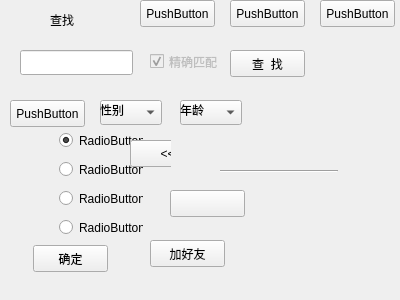
<?xml version="1.0" encoding="UTF-8"?>
<ui version="4.0">
 <class>addwindow</class>
 <widget class="QWidget" name="addwindow">
  <property name="geometry">
   <rect>
    <x>0</x>
    <y>0</y>
    <width>400</width>
    <height>300</height>
   </rect>
  </property>
  <property name="windowTitle">
   <string>Form</string>
  </property>
  <widget class="QLabel" name="logo">
   <property name="geometry">
    <rect>
     <x>10</x>
     <y>10</y>
     <width>47</width>
     <height>19</height>
    </rect>
   </property>
   <property name="text">
    <string/>
   </property>
  </widget>
  <widget class="QLabel" name="searchlabel">
   <property name="geometry">
    <rect>
     <x>50</x>
     <y>10</y>
     <width>47</width>
     <height>19</height>
    </rect>
   </property>
   <property name="text">
    <string>查找</string>
   </property>
  </widget>
  <widget class="QLineEdit" name="searcedit">
   <property name="geometry">
    <rect>
     <x>20</x>
     <y>50</y>
     <width>113</width>
     <height>25</height>
    </rect>
   </property>
  </widget>
  <widget class="QPushButton" name="searcbtn">
   <property name="geometry">
    <rect>
     <x>230</x>
     <y>50</y>
     <width>75</width>
     <height>27</height>
    </rect>
   </property>
   <property name="text">
    <string>查  找</string>
   </property>
  </widget>
  <widget class="QPushButton" name="locatedbtn">
   <property name="geometry">
    <rect>
     <x>10</x>
     <y>100</y>
     <width>75</width>
     <height>27</height>
    </rect>
   </property>
   <property name="text">
    <string>PushButton</string>
   </property>
  </widget>
  <widget class="QComboBox" name="sex">
   <property name="geometry">
    <rect>
     <x>100</x>
     <y>100</y>
     <width>62</width>
     <height>25</height>
    </rect>
   </property>
   <property name="toolTip">
    <string>年龄</string>
   </property>
  </widget>
  <widget class="QComboBox" name="age">
   <property name="geometry">
    <rect>
     <x>180</x>
     <y>100</y>
     <width>62</width>
     <height>25</height>
    </rect>
   </property>
  </widget>
  <widget class="QPushButton" name="closebtn">
   <property name="geometry">
    <rect>
     <x>320</x>
     <y>0</y>
     <width>75</width>
     <height>27</height>
    </rect>
   </property>
   <property name="text">
    <string>PushButton</string>
   </property>
  </widget>
  <widget class="QPushButton" name="hidebtn">
   <property name="geometry">
    <rect>
     <x>230</x>
     <y>0</y>
     <width>75</width>
     <height>27</height>
    </rect>
   </property>
   <property name="text">
    <string>PushButton</string>
   </property>
  </widget>
  <widget class="QLabel" name="sexlabel">
   <property name="geometry">
    <rect>
     <x>100</x>
     <y>100</y>
     <width>47</width>
     <height>19</height>
    </rect>
   </property>
   <property name="text">
    <string>性别</string>
   </property>
  </widget>
  <widget class="QLabel" name="agelabel">
   <property name="geometry">
    <rect>
     <x>180</x>
     <y>100</y>
     <width>47</width>
     <height>19</height>
    </rect>
   </property>
   <property name="text">
    <string>年龄</string>
   </property>
  </widget>
  <widget class="QPushButton" name="hidedetailbtn">
   <property name="geometry">
    <rect>
     <x>140</x>
     <y>0</y>
     <width>75</width>
     <height>27</height>
    </rect>
   </property>
   <property name="text">
    <string>PushButton</string>
   </property>
  </widget>
  <widget class="QCheckBox" name="Exact_btn">
   <property name="enabled">
    <bool>false</bool>
   </property>
   <property name="geometry">
    <rect>
     <x>150</x>
     <y>50</y>
     <width>71</width>
     <height>23</height>
    </rect>
   </property>
   <property name="text">
    <string>精确匹配</string>
   </property>
   <property name="checkable">
    <bool>true</bool>
   </property>
   <property name="checked">
    <bool>true</bool>
   </property>
  </widget>
  <widget class="QLabel" name="bgimage">
   <property name="geometry">
    <rect>
     <x>260</x>
     <y>130</y>
     <width>121</width>
     <height>81</height>
    </rect>
   </property>
   <property name="text">
    <string/>
   </property>
  </widget>
  <widget class="QLabel" name="namelabel">
   <property name="geometry">
    <rect>
     <x>260</x>
     <y>140</y>
     <width>101</width>
     <height>81</height>
    </rect>
   </property>
   <property name="text">
    <string/>
   </property>
  </widget>
  <widget class="QLabel" name="signlabel">
   <property name="geometry">
    <rect>
     <x>240</x>
     <y>220</y>
     <width>47</width>
     <height>19</height>
    </rect>
   </property>
   <property name="text">
    <string/>
   </property>
  </widget>
  <widget class="QPushButton" name="facebtn">
   <property name="geometry">
    <rect>
     <x>170</x>
     <y>190</y>
     <width>75</width>
     <height>27</height>
    </rect>
   </property>
   <property name="text">
    <string/>
   </property>
  </widget>
  <widget class="QPushButton" name="addbtn">
   <property name="geometry">
    <rect>
     <x>150</x>
     <y>240</y>
     <width>75</width>
     <height>27</height>
    </rect>
   </property>
   <property name="cursor">
    <cursorShape>PointingHandCursor</cursorShape>
   </property>
   <property name="text">
    <string>加好友</string>
   </property>
  </widget>
  <widget class="Line" name="line">
   <property name="geometry">
    <rect>
     <x>220</x>
     <y>170</y>
     <width>118</width>
     <height>3</height>
    </rect>
   </property>
   <property name="orientation">
    <enum>Qt::Horizontal</enum>
   </property>
  </widget>
  <widget class="QWidget" name="groupch" native="true">
   <property name="geometry">
    <rect>
     <x>30</x>
     <y>120</y>
     <width>141</width>
     <height>161</height>
    </rect>
   </property>
   <widget class="QRadioButton" name="group1btn">
    <property name="geometry">
     <rect>
      <x>29</x>
      <y>9</y>
      <width>84</width>
      <height>23</height>
     </rect>
    </property>
    <property name="cursor">
     <cursorShape>PointingHandCursor</cursorShape>
    </property>
    <property name="text">
     <string>RadioButton</string>
    </property>
    <property name="checked">
     <bool>true</bool>
    </property>
   </widget>
   <widget class="QRadioButton" name="group3btn">
    <property name="geometry">
     <rect>
      <x>29</x>
      <y>67</y>
      <width>84</width>
      <height>23</height>
     </rect>
    </property>
    <property name="cursor">
     <cursorShape>PointingHandCursor</cursorShape>
    </property>
    <property name="text">
     <string>RadioButton</string>
    </property>
   </widget>
   <widget class="QRadioButton" name="group4btn">
    <property name="geometry">
     <rect>
      <x>29</x>
      <y>96</y>
      <width>84</width>
      <height>23</height>
     </rect>
    </property>
    <property name="cursor">
     <cursorShape>PointingHandCursor</cursorShape>
    </property>
    <property name="text">
     <string>RadioButton</string>
    </property>
   </widget>
   <widget class="QPushButton" name="okbtn">
    <property name="geometry">
     <rect>
      <x>3</x>
      <y>125</y>
      <width>75</width>
      <height>27</height>
     </rect>
    </property>
    <property name="cursor">
     <cursorShape>PointingHandCursor</cursorShape>
    </property>
    <property name="text">
     <string>确定</string>
    </property>
   </widget>
   <widget class="QRadioButton" name="group2btn">
    <property name="geometry">
     <rect>
      <x>29</x>
      <y>38</y>
      <width>84</width>
      <height>23</height>
     </rect>
    </property>
    <property name="cursor">
     <cursorShape>PointingHandCursor</cursorShape>
    </property>
    <property name="text">
     <string>RadioButton</string>
    </property>
   </widget>
   <widget class="QLabel" name="status">
    <property name="geometry">
     <rect>
      <x>20</x>
      <y>60</y>
      <width>47</width>
      <height>19</height>
     </rect>
    </property>
    <property name="text">
     <string/>
    </property>
   </widget>
   <widget class="QPushButton" name="backbtn">
    <property name="geometry">
     <rect>
      <x>100</x>
      <y>20</y>
      <width>75</width>
      <height>27</height>
     </rect>
    </property>
    <property name="text">
     <string>&lt;&lt;</string>
    </property>
   </widget>
  </widget>
  <widget class="QLabel" name="mask">
   <property name="geometry">
    <rect>
     <x>310</x>
     <y>260</y>
     <width>47</width>
     <height>19</height>
    </rect>
   </property>
   <property name="text">
    <string/>
   </property>
  </widget>
  <zorder>bgimage</zorder>
  <zorder>logo</zorder>
  <zorder>searchlabel</zorder>
  <zorder>searcedit</zorder>
  <zorder>searcbtn</zorder>
  <zorder>locatedbtn</zorder>
  <zorder>sex</zorder>
  <zorder>age</zorder>
  <zorder>closebtn</zorder>
  <zorder>hidebtn</zorder>
  <zorder>sexlabel</zorder>
  <zorder>agelabel</zorder>
  <zorder>hidedetailbtn</zorder>
  <zorder>Exact_btn</zorder>
  <zorder>namelabel</zorder>
  <zorder>signlabel</zorder>
  <zorder>facebtn</zorder>
  <zorder>addbtn</zorder>
  <zorder>line</zorder>
  <zorder>groupch</zorder>
  <zorder>mask</zorder>
 </widget>
 <resources/>
 <connections/>
</ui>
